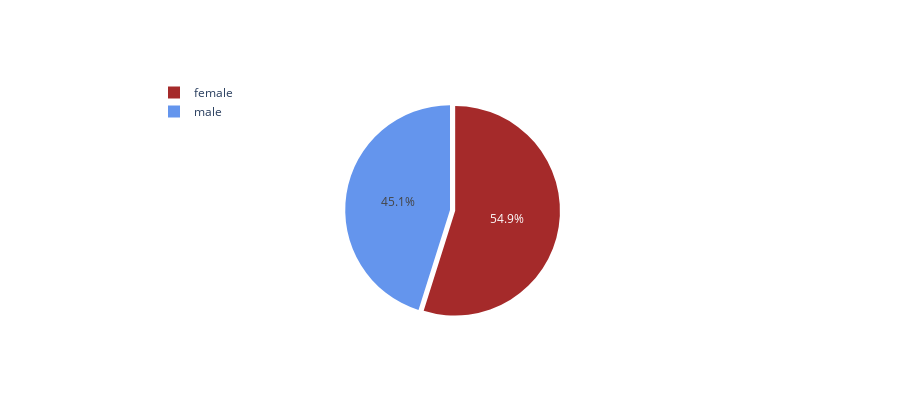

Here is the notebook cell this chart was saved with:
### Code cell
import matplotlib.pyplot as plt
import plotly.graph_objects as go
from plotly.offline import init_notebook_mode, iplot
import pandas as pd
from plotly.subplots import make_subplots
plt.rcParams["figure.figsize"] = (15,10)
plt.rcParams.update({'font.size': 22})

trace = go.Pie(labels=grouped['sex'], values=grouped['patient_id'], pull=[0.05,0],marker=dict(colors=['brown','cornflowerblue']))
layout = go.Layout(title=" ",height=400,legend=dict(x=0.1,y=1.1))
fig = go.Figure(data = [trace],layout=layout)
iplot(fig)

### Figure 1 — Plotly figure (JSON) as saved in the notebook; plotly's stock layout.template omitted (floating-point values rounded to 4 significant figures)
{"data": [{"labels": ["female", "male"], "marker": {"colors": ["brown", "cornflowerblue"]}, "pull": [0.05, 0], "type": "pie", "values": [2218, 1825]}], "layout": {"height": 400, "legend": {"x": 0.1, "y": 1.1}, "title": {"text": " "}}}
